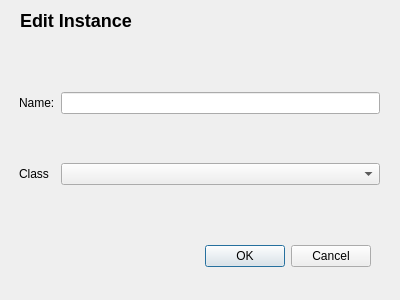
<?xml version="1.0" encoding="UTF-8"?>
<ui version="4.0">
 <class>EditInstanceDialog</class>
 <widget class="QDialog" name="EditInstanceDialog">
  <property name="geometry">
   <rect>
    <x>0</x>
    <y>0</y>
    <width>400</width>
    <height>300</height>
   </rect>
  </property>
  <property name="windowTitle">
   <string>Dialog</string>
  </property>
  <widget class="QDialogButtonBox" name="buttonBox">
   <property name="geometry">
    <rect>
     <x>30</x>
     <y>240</y>
     <width>341</width>
     <height>32</height>
    </rect>
   </property>
   <property name="orientation">
    <enum>Qt::Horizontal</enum>
   </property>
   <property name="standardButtons">
    <set>QDialogButtonBox::Cancel|QDialogButtonBox::Ok</set>
   </property>
  </widget>
  <widget class="QWidget" name="gridLayoutWidget">
   <property name="geometry">
    <rect>
     <x>19</x>
     <y>49</y>
     <width>361</width>
     <height>181</height>
    </rect>
   </property>
   <layout class="QGridLayout" name="gridLayout" rowstretch="0,0,0" columnstretch="0,0">
    <item row="2" column="0">
     <widget class="QLabel" name="label">
      <property name="text">
       <string>Class</string>
      </property>
     </widget>
    </item>
    <item row="0" column="0">
     <widget class="QLabel" name="label_2">
      <property name="text">
       <string>Name:</string>
      </property>
     </widget>
    </item>
    <item row="0" column="1">
     <widget class="QLineEdit" name="nameLineEdit"/>
    </item>
    <item row="2" column="1">
     <widget class="QComboBox" name="classComboBox"/>
    </item>
   </layout>
  </widget>
  <widget class="QLabel" name="label_3">
   <property name="geometry">
    <rect>
     <x>20</x>
     <y>0</y>
     <width>311</width>
     <height>41</height>
    </rect>
   </property>
   <property name="styleSheet">
    <string notr="true">font-weight: bold;
font-size: 18px;</string>
   </property>
   <property name="text">
    <string>Edit Instance</string>
   </property>
   <property name="textFormat">
    <enum>Qt::AutoText</enum>
   </property>
  </widget>
 </widget>
 <resources/>
 <connections>
  <connection>
   <sender>buttonBox</sender>
   <signal>accepted()</signal>
   <receiver>EditInstanceDialog</receiver>
   <slot>accept()</slot>
   <hints>
    <hint type="sourcelabel">
     <x>248</x>
     <y>254</y>
    </hint>
    <hint type="destinationlabel">
     <x>157</x>
     <y>274</y>
    </hint>
   </hints>
  </connection>
  <connection>
   <sender>buttonBox</sender>
   <signal>rejected()</signal>
   <receiver>EditInstanceDialog</receiver>
   <slot>reject()</slot>
   <hints>
    <hint type="sourcelabel">
     <x>316</x>
     <y>260</y>
    </hint>
    <hint type="destinationlabel">
     <x>286</x>
     <y>274</y>
    </hint>
   </hints>
  </connection>
 </connections>
</ui>
